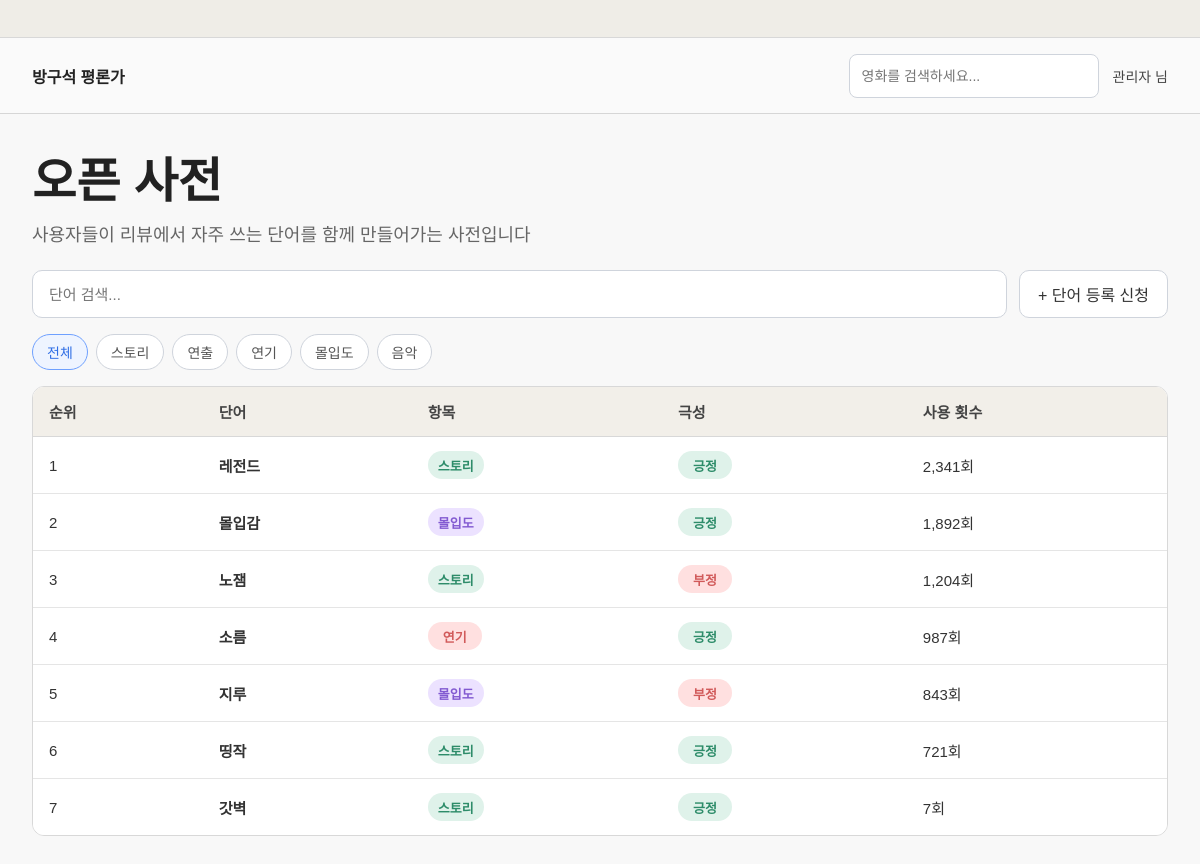
Page /dictionary (signed in) on the committed database.
### tables this page shows
CREATE TABLE dictionary_words (
            id INTEGER PRIMARY KEY AUTOINCREMENT,
            word TEXT NOT NULL,
            category TEXT NOT NULL,
            sentiment TEXT NOT NULL,
            count INTEGER DEFAULT 1
        );

### app.py (the view)
@app.route("/dictionary")
def dictionary():
    if not login_required():
        return redirect(url_for("login"))
    keyword = request.args.get("q", "").strip()
    selected_category = request.args.get("category", "전체")
    query = "SELECT * FROM dictionary_words WHERE 1=1"
    params = []
    if selected_category != "전체":
        query += " AND category = ?"
        params.append(selected_category)
    if keyword:
        query += " AND word LIKE ?"
        params.append(f"%{keyword}%")
    query += " ORDER BY count DESC"
    conn = get_db()
    rows = conn.execute(query, params).fetchall()
    conn.close()
    dictionary_words = enrich_dictionary_items(rows)
    for idx, item in enumerate(dictionary_words, start=1):
        item["rank"] = idx
    return render_template(
        "dictionary.html",
        nickname=get_nickname(),
        dictionary_words=dictionary_words,
        categories=["전체", "스토리", "연출", "연기", "몰입도", "음악"],
        selected_category=selected_category,
        keyword=keyword
    )

### app.py (called while the page is built)
def get_db():
    conn = sqlite3.connect(DB_NAME)
    conn.row_factory = sqlite3.Row
    return conn

def login_required():
    return "user_id" in session

def get_current_user():
    if "user_id" not in session:
        return None
    conn = get_db()
    user = conn.execute("SELECT * FROM users WHERE id = ?", (session["user_id"],)).fetchone()
    conn.close()
    return user

def get_nickname():
    user = get_current_user()
    if user:
        return user["nickname"] + " 님"
    return "게스트 님"

def get_category_class(category):
    if category == "스토리":
        return "story"
    if category == "연출":
        return "directing"
    if category == "연기":
        return "acting"
    if category == "몰입도":
        return "immersion"
    if category == "음악":
        return "music"
    return "default"

def get_sentiment_class(sentiment):
    if sentiment == "긍정":
        return "positive"
    return "negative"

def enrich_dictionary_items(rows):
    items = []
    for row in rows:
        item = dict(row)
        item["category_class"] = get_category_class(item["category"])
        item["sentiment_class"] = get_sentiment_class(item["sentiment"])
        items.append(item)
    return items

### templates/dictionary.html (shortened to what this page needs)
<!DOCTYPE html>
<html lang="ko">
<head>
    <link rel="stylesheet" href="{{ url_for('static', filename='style.css') }}">
</head>
<body>
    <div class="window-frame">
        <div class="window-bar"></div>
        <div class="app-shell">
            <header class="top-header">
                <div class="brand">방구석 평론가</div>
                <div class="header-right">
                    <form action="/search" method="get" class="header-search">
                        <input type="text" name="q" placeholder="영화를 검색하세요...">
                    </form>
                    <div class="nickname">{{ nickname }}</div>
                </div>
            </header>
            <main class="page-content">
                <section class="dictionary-hero">
                    <h1>오픈 사전</h1>
                    <p>사용자들이 리뷰에서 자주 쓰는 단어를 함께 만들어가는 사전입니다</p>
                </section>
                <section class="dictionary-search-row">
                    <form action="/dictionary" method="get" class="dictionary-search-form">
                        <input type="text" name="q" value="{{ keyword }}" placeholder="단어 검색...">
                    </form>
                    <a href="/dictionary/request" class="dictionary-request-btn">+ 단어 등록 신청</a>
                </section>
                <section class="dictionary-filter-row">
                    {% for category in categories %}
                    <a href="/dictionary?category={{ category }}{% if keyword %}&q={{ keyword }}{% endif %}" class="dictionary-filter-chip {% if selected_category == category %}active{% endif %}">
                        {{ category }}
                    </a>
                    {% endfor %}
                </section>
                <section class="dictionary-table-wrap">
                    <table class="dictionary-table">
                        <thead>
                            <tr>
                                <th>순위</th>
                                <th>단어</th>
                                <th>항목</th>
                                <th>극성</th>
                                <th>사용 횟수</th>
                            </tr>
                        </thead>
                        <tbody>
                            {% for item in dictionary_words %}
                            <tr>
                                <td>{{ item.rank }}</td>
                                <td class="dictionary-word-cell">{{ item.word }}</td>
                                <td><span class="dict-badge category {{ item.category_class }}">{{ item.category }}</span></td>
                                <td><span class="dict-badge sentiment {{ item.sentiment_class }}">{{ item.sentiment }}</span></td>
                                <td>{{ "{:,}".format(item.count) }}회</td>
                            </tr>
                            {% endfor %}
                        </tbody>
                    </table>
                </section>
            </main>
        </div>
    </div>
</body>
</html>

### static/style.css (style rules this page uses)
* { box-sizing: border-box; margin: 0; padding: 0; font-family: "Malgun Gothic", "Apple SD Gothic Neo", sans-serif; }
body { background: #f3f4f6; color: #222; }
a { text-decoration: none; color: inherit; }
.window-frame { width: 100%; min-height: 100vh; background: #f3f4f6; }
.window-bar { height: 38px; border-bottom: 1px solid #d8d8d8; background: #efede7; }
.app-shell { max-width: 1400px; margin: 0 auto; background: #f8f8f8; min-height: calc(100vh - 38px); }
.top-header { height: 76px; border-bottom: 1px solid #d6d6d6; display: flex; align-items: center; justify-content: space-between; padding: 0 32px; background: #fafafa; }
.brand { font-size: 16px; font-weight: 700; }
.header-right { display: flex; align-items: center; gap: 14px; }
.header-search { display: flex; align-items: center; width: 250px; height: 44px; background: white; border: 1px solid #cfd4dc; border-radius: 8px; padding: 0 12px; }
.header-search input { border: none; outline: none; flex: 1; font-size: 14px; background: transparent; }
.nickname { font-size: 14px; color: #444; }
.page-content { padding: 28px 32px 40px; }
.dictionary-hero h1 { font-size: 48px; font-weight: 800; margin-bottom: 8px; }
.dictionary-hero p { font-size: 18px; color: #666; margin-bottom: 24px; }
.dictionary-search-row { display: flex; gap: 12px; align-items: center; margin-bottom: 16px; }
.dictionary-search-form { flex: 1; }
.dictionary-search-form input { width: 100%; height: 48px; border: 1px solid #cfd4dc; border-radius: 10px; padding: 0 16px; font-size: 15px; background: #fff; }
.dictionary-request-btn { display: inline-flex; align-items: center; justify-content: center; height: 48px; padding: 0 18px; border: 1px solid #cfd4dc; border-radius: 10px; background: #fff; color: #333; white-space: nowrap; }
.dictionary-filter-row { display: flex; gap: 8px; flex-wrap: wrap; margin-bottom: 16px; }
.dictionary-filter-chip { display: inline-flex; align-items: center; justify-content: center; height: 36px; padding: 0 14px; border: 1px solid #cfd4dc; border-radius: 999px; background: #fff; color: #555; font-size: 14px; }
.dictionary-filter-chip.active { border-color: #6ea0ff; color: #2f6ee5; background: #eef4ff; }
.dictionary-table-wrap { background: #fff; border: 1px solid #d8d8d8; border-radius: 12px; overflow: hidden; }
.dictionary-table { width: 100%; border-collapse: collapse; background: #fff; }
.dictionary-table thead th { background: #f2efe9; color: #444; font-size: 15px; text-align: left; padding: 14px 16px; border-bottom: 1px solid #d8d8d8; }
.dictionary-table tbody td { padding: 14px 16px; border-bottom: 1px solid #e5e5e5; font-size: 15px; color: #333; }
.dictionary-table tbody tr:last-child td { border-bottom: none; }
.dictionary-word-cell { font-weight: 700; }
.dict-badge { display: inline-flex; align-items: center; justify-content: center; min-width: 54px; height: 28px; padding: 0 10px; border-radius: 999px; font-size: 13px; font-weight: 700; }
.dict-badge.category.story { background: #dff2ea; color: #2d8c69; }
.dict-badge.category.acting { background: #ffe0e0; color: #d15a5a; }
.dict-badge.category.immersion { background: #ece2ff; color: #825ad1; }
.dict-badge.sentiment.positive { background: #dff2ea; color: #2d8c69; }
.dict-badge.sentiment.negative { background: #ffe0e0; color: #d15a5a; }

### rows in the picture
dictionary_words: rank "1", word "레전드", category "스토리", sentiment "긍정", count "2,341"
dictionary_words: rank "2", word "몰입감", category "몰입도", sentiment "긍정", count "1,892"
dictionary_words: rank "3", word "노잼", category "스토리", sentiment "부정", count "1,204"
dictionary_words: rank "4", word "소름", category "연기", sentiment "긍정", count "987"
dictionary_words: rank "5", word "지루", category "몰입도", sentiment "부정", count "843"
dictionary_words: rank "6", word "띵작", category "스토리", sentiment "긍정", count "721"
dictionary_words: rank "7", word "갓벽", category "스토리", sentiment "긍정", count "7"

### other values in the picture
{{ nickname }} "관리자 님"
{{ category }} "전체" "스토리" "연출" "연기" "몰입도" "음악"
